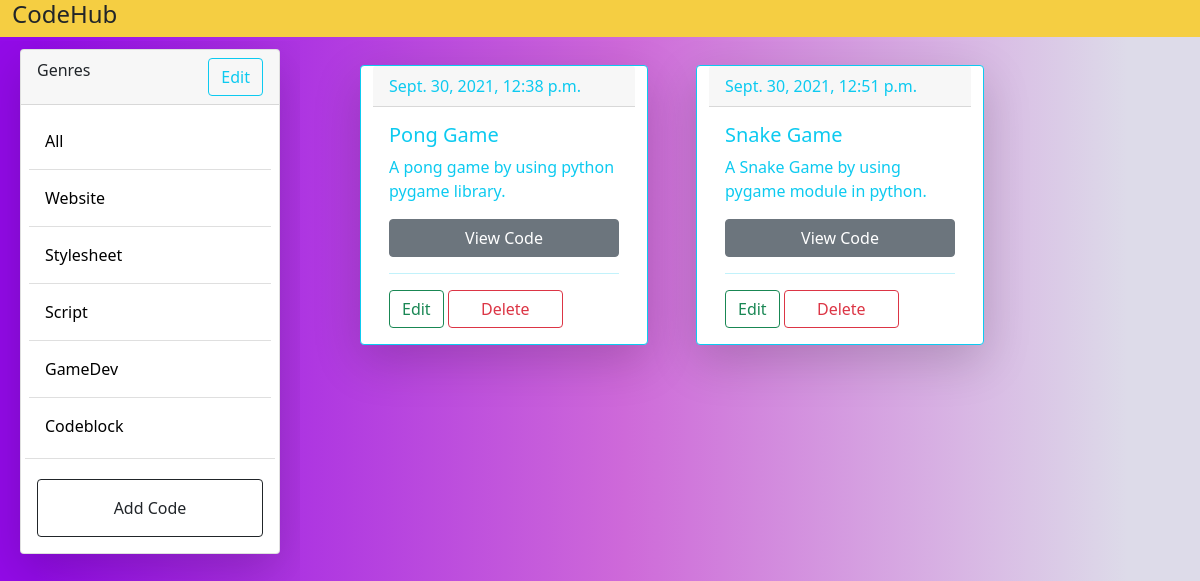
Page /?genre=GameDev (signed in) on the committed database.
### codeblog/models.py (models this page shows, shortened)
class Genre(models.Model):
	name = models.CharField(max_length=100, null=False, blank=False)

class Post(models.Model):
	genre = models.ForeignKey(Genre, on_delete=models.SET_NULL, null=True, blank=True )
	title = models.CharField(max_length=100, null=False, blank=False)
	description = models.TextField()
	primary = 'primary'
	secondary = 'secondary'
	success = 'success'
	danger = 'danger'
	warning = 'warning'
	info = 'info'
	dark = 'dark'
	IMPORTANCE_CHOICES = [
        (primary, 'important'),
        (secondary, 'not important'),
        (success, 'very important'),
        (danger, 'urgent'),
        (warning, 'temporary'),
        (info, 'moderate'),
        (dark, 'least important'),
    ]
	importance = models.CharField(max_length=100, null=False, blank=False,
		choices=IMPORTANCE_CHOICES, default=info)
	timestamp = models.DateTimeField(auto_now=False, auto_now_add=True)

### codeblog/views.py (the view)
# urls.py: path('', views.index, name="index"),
@login_required
def index(request):
	genres = Genre.objects.all()
	data = request.GET
	print(data)
	if 'back' in data:
		if data['back'] != None:
			post = Post.objects.filter(title=data['back'])
			post.delete()
	genre = request.GET.get('genre')
	if genre == None:
		posts = Post.objects.all()
	else:
		posts = Post.objects.filter(genre__name__contains=genre)
	context = {
	    'genres':genres,
	    'posts':posts
	}
	return render(request, 'codeblog/index.html', context)

### codeblog/templates/codeblog/index.html (shortened to what this page needs)
{% extends 'codeblog/base.html' %}
{% block content %}
<div class="container-fluid">
	<section class="row">
		<section class="col-md-12 heading" style="background-color: #f5ce42;">
			<h4>CodeHub</h4>
		</section>
		<section class="col-md-3 my-1 genre-section">
			<div class="card m-2 shadow-lg">
			  <div class="card-header d-flex justify-content-between">
			    Genres <a href="{% url 'genrepage' %}" class="btn btn-outline-info">Edit</a>
			  </div>
			  <ul class="list-group list-group-flush m-1 p-1">
			  	<li class="list-group-item p-3"><a href="{% url 'index' %}">All</a></li>
			  	{% for genre in genres %}
			    <li class="list-group-item p-3"><a href="{% url 'index' %}?genre={{genre.name}}">{{genre.name}}</a></li>
			    {% endfor %}
			  </ul>
  			<a class="btn btn-outline-dark m-3 p-3" href="{% url 'add' %}">Add Code</a>
			</div>
		</section>
		<section class="col-md-9 my-1 posts post-section px-5">
			<div class="row">
				{% for post in posts %}
				<div class="card post border-{{post.importance}} text-{{post.importance}} bg-white mb-3 m-4 shadow-lg" style="max-width: 18rem;">
				  <div class="card-header">{{post.timestamp}}</div>
				  <div class="card-body">
				    <h5 class="card-title">{{post.title}}</h5>
				    <p class="card-text">{{post.description}}</p>
				    <a href="{% url 'view' post.id %}" id="postId" class="btn btn-secondary w-100">View Code</a>
				    <hr><a href="{% url 'edit' post.id %}" id="postId" class="btn btn-outline-success">Edit</a>
				    <a href="{% url 'delete' post.id %}" id="postId" class="btn btn-outline-danger w-50">Delete</a>
				  </div>
				</div>
				{% empty %}
				<h2 class="ml-3 mt-3">No Code...</h2>
				{% endfor %}
			</div>
		</section>
	</section>
</div>
{% endblock %}

### codeblog/templates/codeblog/base.html (style rules this page uses)
body { animation: fadeInAnimation ease 0.5s; animation-iteration-count: 1; animation-fill-mode: forwards; background: rgb(147,11,232); background: linear-gradient(90deg, rgba(147,11,232,1) 3%, rgba(206,105,217,1) 52%, rgba(221,219,233,1) 94%); }

### codeblog/templates/codeblog/index.html (style rules this page uses)
a { text-decoration: none; color: black; }
body { animation: none; }
.post { animation: fadeInAnimation ease 0.5s; animation-iteration-count: 1; animation-fill-mode: forwards; }
.post-section { height: 94vh; overflow-y: scroll; }
.genre-section { height: 94vh; overflow-y: scroll; }

### rows in the picture
Genre: name "Website"
Genre: name "Stylesheet"
Genre: name "Script"
Genre: name "GameDev"
Genre: name "Codeblock"
Post: timestamp "Sept. 30, 2021, 12:38 p.m.", title "Pong Game", description "A pong game by using python pygame library."
Post: timestamp "Sept. 30, 2021, 12:51 p.m.", title "Snake Game", description "A Snake Game by using pygame module in python."
